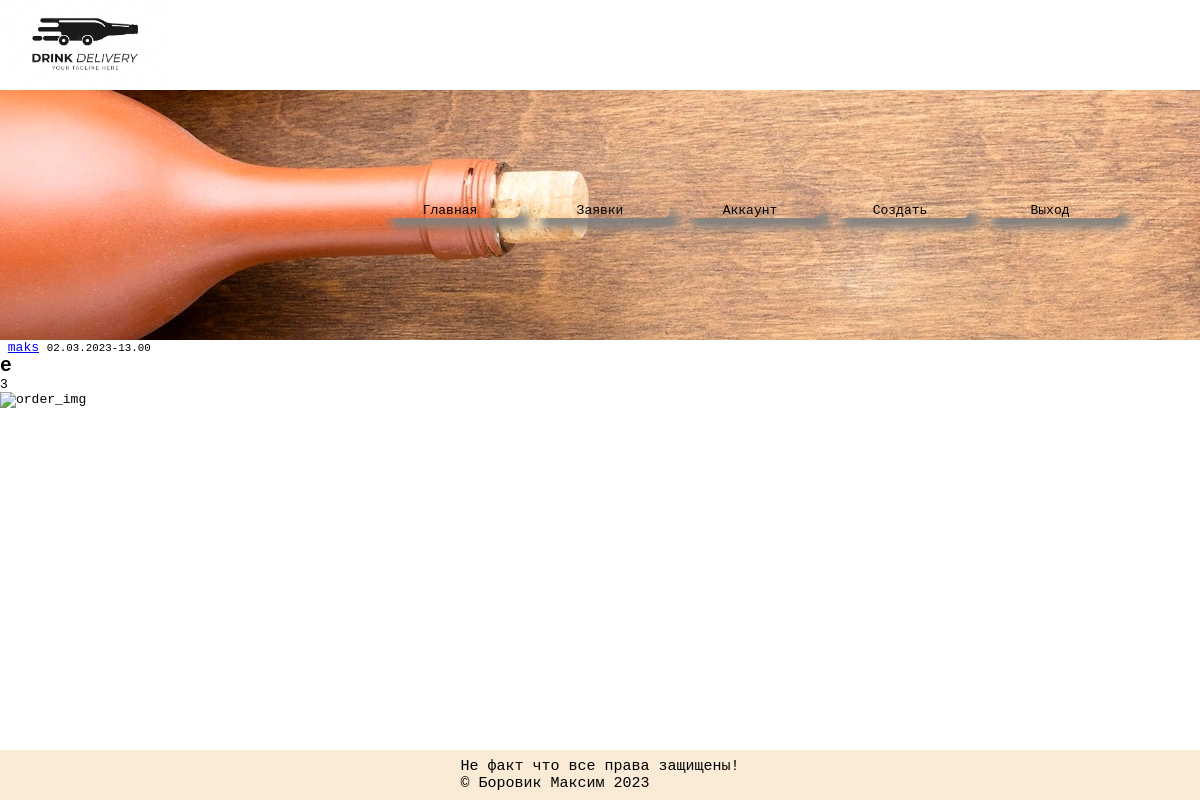
The page /order/13 (signed in) on the database its author committed.
### basa/models.py (models this page shows, shortened)
class User(db.Model, UserMixin):
    __tablename__ = "users"
    id = db.Column(db.Integer, primary_key=True)
    username = db.Column(db.String(20), unique=True, nullable=False)
    email = db.Column(db.String(120), unique=True, nullable=False)
    image_file = db.Column(db.String(20), nullable=False, default='default.jpg')
    password = db.Column(db.String(60), nullable=False)
    last_seen = db.Column(db.DateTime)
    orders = db.relationship('Order', backref='author', lazy=True)

class Order(db.Model, UserMixin):
    __tablename__ = "orders"
    id = db.Column(db.Integer, primary_key=True)
    title = db.Column(db.String(200), unique=True, nullable=False)
    date_posted = db.Column(db.DateTime, nullable=False, default=datetime.now)
    content = db.Column(db.Text(), nullable=False)
    image_post = db.Column(db.String(120), nullable=False, default='default.jpg')
    user_id = db.Column(db.Integer, db.ForeignKey('users.id'), nullable=False)

### basa/order/routes.py (the view)
@orders.route('/order/<int:order_id>')
@login_required
def order(order_id):
    order = Order.query.get_or_404(order_id)
    image_file = url_for('static',
                         filename=f'profile_pics/' + order.author.username + '/post_images/' + order.image_post)
    return render_template('order.html', title=order.title, order=order, image_file=image_file)

### basa/models.py (called while the page is built)
@login_manager.user_loader
def load_user(user_id):
    return User.query.get(int(user_id))

### basa/templates/order.html (shortened to what this page needs)
{% extends 'base.html' %}
{% block content %}
  <div class="order">
<a class="mr-2" href="{{ url_for('users.user_orders', username=order.author.username)}}">{{ order.author.username }}</a>
  <small class = "text-muted">{{ order.date_posted.strftime('%d.%m.%Y-%H.%M') }}</small>
    <h2 class="article-title">{{ order.title }}</h2>
    <p class="article-content">{{ order.content }}</p>
    <img src="{{ image_file }}" alt="order_img">
  </div>
{% endblock %}

### basa/static/css/style.css (style rules this page uses)
* { margin: 0; padding: 0; }
html, body { height: 100%; }

### rows shown on the page
User: author.username "maks"
Order: date_posted "02.03.2023-13.00", title "e", content "3"
